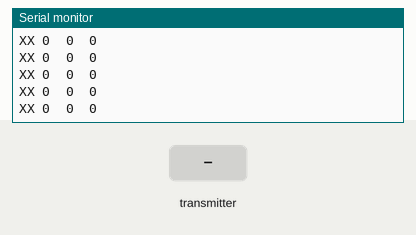
This sketch was run on a simulated Arduino Mega 2560, built with avr-gcc and run on an emulated ATmega2560. Parts: the last lines printed to the serial monitor. The test bench sets the inputs (shaded band).

Above: at 1.2 s.
1.3 s: the transmitter starts sending readChannel.3 = 2000
At 1.9 s:
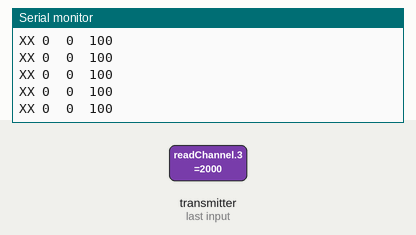
4.3 s: the transmitter starts sending readChannel.1 = 1000
At 5.4 s:
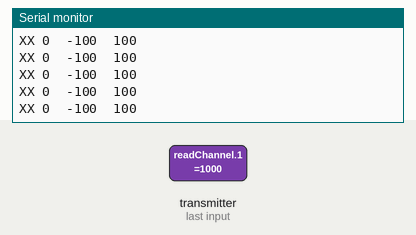
7.3 s: the transmitter starts sending readChannel.0 = 1000
At 8.4 s:
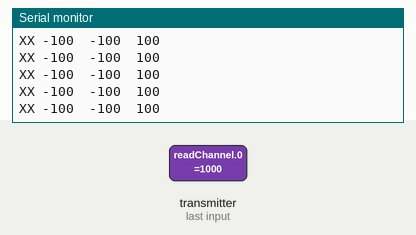
8.8 s: the transmitter starts sending readChannel.0 = 1250
At 9.7 s:
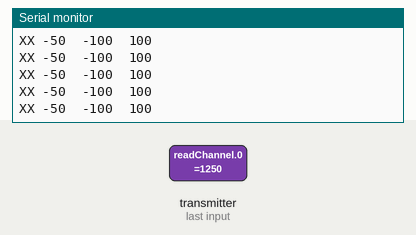
10.3 s: the transmitter starts sending readChannel.1 = 1250
At 11.3 s:
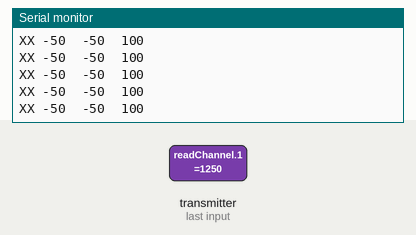
11.8 s: the transmitter starts sending readChannel.3 = 1500
At 12.6 s:
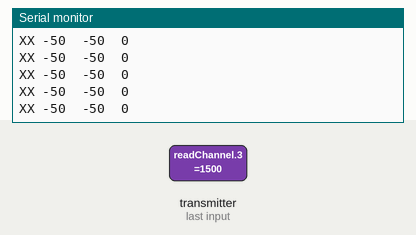
Timing chart, 0 to 14.8 s (numbered marks = the images above; inputs shaded):
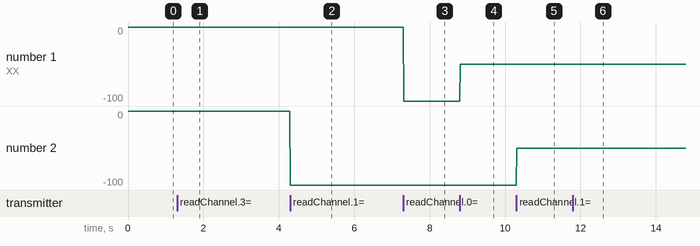

Measured:
- after the input at 1.3 s, the serial monitor: prints a new line at once (image 1)
- after the input at 4.3 s, the serial monitor: prints a new line at once (image 2)
- after the input at 7.3 s, the serial monitor: prints a new line at once (image 3)
- after the input at 8.8 s, the serial monitor: prints a new line at once (image 4)
- after the input at 10.3 s, the serial monitor: prints a new line at once (image 5)
- after the input at 11.8 s, the serial monitor: prints a new line at once (image 6)
- plotted number 1: -100 → -50 after the input at 8.8 s
- plotted number 2: 0 → -100 after the input at 1.3 s

The sketch:

MOUSE.ino
```cpp
#include <IBusBM.h>

// Create iBus Object
IBusBM ibus;

// Read the number of a given channel and convert to the range provided.
// If the channel is off, return the default value
int readChannel(byte channelInput, int minLimit, int maxLimit, int defaultValue) {
  uint16_t ch = ibus.readChannel(channelInput);
  if (ch < 100) return defaultValue;
  return map(ch, 1000, 2000, minLimit, maxLimit);
}
void setup() {
  // Start serial monitor
  Serial.begin(115200);

  // Attach iBus object to serial port
  ibus.begin(Serial1);
}


  // Cycle through first 5 channels and determine values
  // Print values to serial monitor
  // Note IBusBM library labels channels starting with "0"

 void loop() {

  // Cycle through first 5 channels and determine values
  // Print values to serial monitor
  // Note IBusBM library labels channels starting with "0"

  int value = readChannel(0, -100, 100, 0);
    Serial.print("XX");
    Serial.print(" ");
    Serial.print(value);
    Serial.print("  ");
    Serial.print(readChannel(1, -100, 100, 0));
    Serial.print("  ");


  // Print channel 6 (switch) boolean value
  Serial.print("");
  Serial.print(readChannel(3, -100, 100, 0));
  Serial.println();

  delay(10);
}
```
